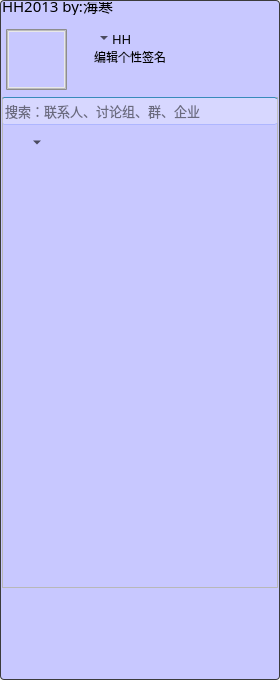
<?xml version="1.0" encoding="UTF-8"?>
<ui version="4.0">
 <class>Widget</class>
 <widget class="QWidget" name="Widget">
  <property name="geometry">
   <rect>
    <x>0</x>
    <y>0</y>
    <width>280</width>
    <height>680</height>
   </rect>
  </property>
  <property name="windowTitle">
   <string>Widget</string>
  </property>
  <widget class="QFrame" name="main_bkg_frame">
   <property name="geometry">
    <rect>
     <x>0</x>
     <y>0</y>
     <width>280</width>
     <height>680</height>
    </rect>
   </property>
   <property name="styleSheet">
    <string notr="true">QFrame#main_bkg_frame{
border-radius: 4px;

	background-color: rgb(59, 59, 59);
}</string>
   </property>
   <property name="frameShape">
    <enum>QFrame::StyledPanel</enum>
   </property>
   <property name="frameShadow">
    <enum>QFrame::Raised</enum>
   </property>
   <widget class="QFrame" name="main_frame">
    <property name="geometry">
     <rect>
      <x>1</x>
      <y>1</y>
      <width>278</width>
      <height>678</height>
     </rect>
    </property>
    <property name="focusPolicy">
     <enum>Qt::NoFocus</enum>
    </property>
    <property name="styleSheet">
     <string notr="true">QFrame#main_frame{
border-radius: 3px;
	background-color: rgb(200, 200, 255);
}</string>
    </property>
    <property name="frameShape">
     <enum>QFrame::Box</enum>
    </property>
    <property name="frameShadow">
     <enum>QFrame::Plain</enum>
    </property>
    <widget class="QWidget" name="main_widget" native="true">
     <property name="geometry">
      <rect>
       <x>1</x>
       <y>1</y>
       <width>276</width>
       <height>676</height>
      </rect>
     </property>
     <property name="styleSheet">
      <string notr="true">QWidget#main_widget{
border-radius: 3px;
	border-image: url(:/images/mainwindow/images/mainwindow/main_bkg.png);
}</string>
     </property>
     <widget class="QLabel" name="title">
      <property name="geometry">
       <rect>
        <x>0</x>
        <y>-7</y>
        <width>184</width>
        <height>20</height>
       </rect>
      </property>
      <property name="font">
       <font>
        <family>黑体</family>
        <pointsize>11</pointsize>
       </font>
      </property>
      <property name="styleSheet">
       <string notr="true">QLabel#title{padding-left:0px;
padding-top:0px;}</string>
      </property>
      <property name="text">
       <string>HH2013 by:海寒</string>
      </property>
      <property name="alignment">
       <set>Qt::AlignLeading|Qt::AlignLeft|Qt::AlignVCenter</set>
      </property>
     </widget>
     <widget class="QPushButton" name="btn_skin">
      <property name="geometry">
       <rect>
        <x>184</x>
        <y>-2</y>
        <width>28</width>
        <height>20</height>
       </rect>
      </property>
      <property name="focusPolicy">
       <enum>Qt::NoFocus</enum>
      </property>
      <property name="toolTip">
       <string>更改外观</string>
      </property>
      <property name="styleSheet">
       <string notr="true">QPushButton#btn_skin:hover{
	background-image: url(:/images/mainwindow/images/mainwindow/btn_Skin_highlight.png);

}

QPushButton#btn_skin:pressed{
	background-image: url(:/images/mainwindow/images/mainwindow/btn_Skin_down.png);

}

QPushButton#btn_skin{
	background-image: url(:/images/mainwindow/images/mainwindow/btn_Skin_normal.png);
border-top-right-radius: 0px;
}</string>
      </property>
      <property name="text">
       <string/>
      </property>
      <property name="flat">
       <bool>true</bool>
      </property>
     </widget>
     <widget class="QPushButton" name="btn_close">
      <property name="geometry">
       <rect>
        <x>239</x>
        <y>-2</y>
        <width>39</width>
        <height>20</height>
       </rect>
      </property>
      <property name="focusPolicy">
       <enum>Qt::NoFocus</enum>
      </property>
      <property name="toolTip">
       <string>关闭</string>
      </property>
      <property name="styleSheet">
       <string notr="true">QPushButton#btn_close:hover{
background-image:  url(:/images/btn_close_highlight.png);
}

QPushButton#btn_close:pressed{
background-image:  url(:/images/btn_close_down.png);
}

QPushButton#btn_close{
background-image: url(:/images/btn_close_normal.png);
border-top-right-radius: 10px;}</string>
      </property>
      <property name="text">
       <string/>
      </property>
      <property name="flat">
       <bool>true</bool>
      </property>
     </widget>
     <widget class="QPushButton" name="btn_mini">
      <property name="geometry">
       <rect>
        <x>211</x>
        <y>-2</y>
        <width>28</width>
        <height>20</height>
       </rect>
      </property>
      <property name="focusPolicy">
       <enum>Qt::NoFocus</enum>
      </property>
      <property name="toolTip">
       <string>最小化</string>
      </property>
      <property name="styleSheet">
       <string notr="true">QPushButton#btn_mini:hover{
background-image:  url(:/images/btn_mini_highlight.png);
}

QPushButton#btn_mini:pressed{
background-image:  url(:/images/btn_mini_down.png);
}

QPushButton#btn_mini{
background-image: url(:/images/btn_mini_normal.png);
border-top-right-radius: 0px;
}</string>
      </property>
      <property name="text">
       <string/>
      </property>
      <property name="flat">
       <bool>true</bool>
      </property>
     </widget>
     <widget class="QLabel" name="label">
      <property name="geometry">
       <rect>
        <x>2</x>
        <y>25</y>
        <width>65</width>
        <height>65</height>
       </rect>
      </property>
      <property name="styleSheet">
       <string notr="true">QLabel#label{
border:5px solid gray;

	border-top-color: qlineargradient(spread:pad, x1:0.506, y1:1, x2:0.510909, y2:0, stop:0 rgba(255, 255, 255, 255), stop:0.522727 rgba(136, 136, 136, 255), stop:0.5625 rgba(132, 179, 211, 0));
	border-right-color: qlineargradient(spread:pad, x1:0, y1:0.506, x2:1, y2:0.489, stop:0 rgba(255, 255, 255, 255), stop:0.522727 rgba(136, 136, 136, 255), stop:0.5625 rgba(132, 179, 211, 0));
	border-bottom-color: qlineargradient(spread:pad, x1:0.534, y1:0, x2:0.534, y2:1, stop:0 rgba(255, 255, 255, 255), stop:0.522727 rgba(136, 136, 136, 255), stop:0.5625 rgba(132, 179, 211, 0));
	border-left-color: qlineargradient(spread:pad, x1:1, y1:0.58, x2:0, y2:0.58, stop:0 rgba(255, 255, 255, 255), stop:0.522727 rgba(136, 136, 136, 255), stop:0.5625 rgba(132, 179, 211, 0));
	image: url(:/images/images/head/1_100.gif);
}


QLabel#label::hover{
	border:5px solid gray;
	
	border-top-color: qlineargradient(spread:pad, x1:0.477, y1:0, x2:0.483, y2:1, stop:0 rgba(255, 255, 255, 0), stop:0.210227 rgba(0, 153, 255, 200), stop:0.789773 rgba(80, 185, 255, 255), stop:0.863636 rgba(255, 255, 255, 255));
	border-right-color: qlineargradient(spread:pad, x1:1, y1:0.551136, x2:0, y2:0.545, stop:0 rgba(255, 255, 255, 0), stop:0.210227 rgba(0, 153, 255, 200), stop:0.789773 rgba(80, 185, 255, 255), stop:0.863636 rgba(255, 255, 255, 255));
	border-bottom-color: qlineargradient(spread:pad, x1:0.528, y1:1, x2:0.522727, y2:0, stop:0 rgba(255, 255, 255, 0), stop:0.210227 rgba(0, 153, 255, 200), stop:0.789773 rgba(80, 185, 255, 255), stop:0.863636 rgba(255, 255, 255, 255));
	border-left-color: qlineargradient(spread:pad, x1:0, y1:0.590909, x2:1, y2:0.58, stop:0 rgba(255, 255, 255, 0), stop:0.210227 rgba(0, 153, 255, 200), stop:0.789773 rgba(80, 185, 255, 255), stop:0.863636 rgba(255, 255, 255, 255));
}</string>
      </property>
      <property name="text">
       <string/>
      </property>
     </widget>
     <widget class="QToolButton" name="status">
      <property name="geometry">
       <rect>
        <x>73</x>
        <y>24</y>
        <width>35</width>
        <height>24</height>
       </rect>
      </property>
      <property name="text">
       <string/>
      </property>
      <property name="icon">
       <iconset resource="images.qrc">
        <normaloff>:/images/flag/images/flag/imonline.png</normaloff>:/images/flag/images/flag/imonline.png</iconset>
      </property>
      <property name="iconSize">
       <size>
        <width>20</width>
        <height>20</height>
       </size>
      </property>
      <property name="popupMode">
       <enum>QToolButton::MenuButtonPopup</enum>
      </property>
      <property name="toolButtonStyle">
       <enum>Qt::ToolButtonIconOnly</enum>
      </property>
      <property name="autoRaise">
       <bool>true</bool>
      </property>
      <property name="arrowType">
       <enum>Qt::NoArrow</enum>
      </property>
     </widget>
     <widget class="QLabel" name="nickname">
      <property name="geometry">
       <rect>
        <x>110</x>
        <y>24</y>
        <width>60</width>
        <height>25</height>
       </rect>
      </property>
      <property name="font">
       <font>
        <family>黑体</family>
        <pointsize>10</pointsize>
        <weight>50</weight>
        <bold>false</bold>
       </font>
      </property>
      <property name="text">
       <string>HH</string>
      </property>
     </widget>
     <widget class="QToolButton" name="toolButton">
      <property name="geometry">
       <rect>
        <x>160</x>
        <y>30</y>
        <width>20</width>
        <height>18</height>
       </rect>
      </property>
      <property name="text">
       <string/>
      </property>
      <property name="icon">
       <iconset>
        <normaloff>images/mainwindow/LV.png</normaloff>images/mainwindow/LV.png</iconset>
      </property>
      <property name="autoRaise">
       <bool>true</bool>
      </property>
     </widget>
     <widget class="QToolButton" name="toolButton_2">
      <property name="geometry">
       <rect>
        <x>180</x>
        <y>30</y>
        <width>30</width>
        <height>18</height>
       </rect>
      </property>
      <property name="text">
       <string/>
      </property>
      <property name="icon">
       <iconset>
        <normaloff>images/mainwindow/QQVIP_LIGHT.png</normaloff>images/mainwindow/QQVIP_LIGHT.png</iconset>
      </property>
      <property name="iconSize">
       <size>
        <width>30</width>
        <height>10</height>
       </size>
      </property>
      <property name="autoRaise">
       <bool>true</bool>
      </property>
     </widget>
     <widget class="QPushButton" name="pushButton">
      <property name="geometry">
       <rect>
        <x>220</x>
        <y>25</y>
        <width>50</width>
        <height>50</height>
       </rect>
      </property>
      <property name="cursor">
       <cursorShape>PointingHandCursor</cursorShape>
      </property>
      <property name="styleSheet">
       <string notr="true">border-image: url(:/images/mainwindow/images/mainwindow/weather.png);</string>
      </property>
      <property name="text">
       <string/>
      </property>
      <property name="flat">
       <bool>true</bool>
      </property>
     </widget>
     <widget class="QToolButton" name="toolButton_3">
      <property name="geometry">
       <rect>
        <x>73</x>
        <y>43</y>
        <width>140</width>
        <height>24</height>
       </rect>
      </property>
      <property name="text">
       <string>编辑个性签名         </string>
      </property>
      <property name="autoRaise">
       <bool>true</bool>
      </property>
     </widget>
     <widget class="QToolButton" name="toolButton_4">
      <property name="geometry">
       <rect>
        <x>73</x>
        <y>68</y>
        <width>23</width>
        <height>23</height>
       </rect>
      </property>
      <property name="text">
       <string/>
      </property>
      <property name="icon">
       <iconset resource="images.qrc">
        <normaloff>:/images/mainTopToolBar/images/mainTopToolBar/qzone.png</normaloff>:/images/mainTopToolBar/images/mainTopToolBar/qzone.png</iconset>
      </property>
      <property name="autoRaise">
       <bool>true</bool>
      </property>
     </widget>
     <widget class="QToolButton" name="toolButton_5">
      <property name="geometry">
       <rect>
        <x>93</x>
        <y>68</y>
        <width>23</width>
        <height>23</height>
       </rect>
      </property>
      <property name="text">
       <string/>
      </property>
      <property name="icon">
       <iconset resource="images.qrc">
        <normaloff>:/images/mainTopToolBar/images/mainTopToolBar/wblog.png</normaloff>:/images/mainTopToolBar/images/mainTopToolBar/wblog.png</iconset>
      </property>
      <property name="autoRaise">
       <bool>true</bool>
      </property>
     </widget>
     <widget class="QToolButton" name="toolButton_6">
      <property name="geometry">
       <rect>
        <x>113</x>
        <y>68</y>
        <width>23</width>
        <height>23</height>
       </rect>
      </property>
      <property name="text">
       <string/>
      </property>
      <property name="icon">
       <iconset resource="images.qrc">
        <normaloff>:/images/mainTopToolBar/images/mainTopToolBar/mail.png</normaloff>:/images/mainTopToolBar/images/mainTopToolBar/mail.png</iconset>
      </property>
      <property name="autoRaise">
       <bool>true</bool>
      </property>
     </widget>
     <widget class="QToolButton" name="toolButton_7">
      <property name="geometry">
       <rect>
        <x>133</x>
        <y>68</y>
        <width>23</width>
        <height>23</height>
       </rect>
      </property>
      <property name="text">
       <string/>
      </property>
      <property name="icon">
       <iconset resource="images.qrc">
        <normaloff>:/images/mainTopToolBar/images/mainTopToolBar/friend.png</normaloff>:/images/mainTopToolBar/images/mainTopToolBar/friend.png</iconset>
      </property>
      <property name="autoRaise">
       <bool>true</bool>
      </property>
     </widget>
     <widget class="QToolButton" name="toolButton_8">
      <property name="geometry">
       <rect>
        <x>153</x>
        <y>68</y>
        <width>23</width>
        <height>23</height>
       </rect>
      </property>
      <property name="text">
       <string/>
      </property>
      <property name="icon">
       <iconset resource="images.qrc">
        <normaloff>:/images/mainTopToolBar/images/mainTopToolBar/paipai.png</normaloff>:/images/mainTopToolBar/images/mainTopToolBar/paipai.png</iconset>
      </property>
      <property name="autoRaise">
       <bool>true</bool>
      </property>
     </widget>
     <widget class="QToolButton" name="toolButton_9">
      <property name="geometry">
       <rect>
        <x>173</x>
        <y>68</y>
        <width>23</width>
        <height>23</height>
       </rect>
      </property>
      <property name="text">
       <string/>
      </property>
      <property name="icon">
       <iconset resource="images.qrc">
        <normaloff>:/images/mainTopToolBar/images/mainTopToolBar/purse.png</normaloff>:/images/mainTopToolBar/images/mainTopToolBar/purse.png</iconset>
      </property>
      <property name="autoRaise">
       <bool>true</bool>
      </property>
     </widget>
     <widget class="QToolButton" name="toolButton_10">
      <property name="geometry">
       <rect>
        <x>193</x>
        <y>68</y>
        <width>23</width>
        <height>23</height>
       </rect>
      </property>
      <property name="text">
       <string/>
      </property>
      <property name="icon">
       <iconset resource="images.qrc">
        <normaloff>:/images/mainTopToolBar/images/mainTopToolBar/soso.png</normaloff>:/images/mainTopToolBar/images/mainTopToolBar/soso.png</iconset>
      </property>
      <property name="autoRaise">
       <bool>true</bool>
      </property>
     </widget>
     <widget class="QFrame" name="frame">
      <property name="geometry">
       <rect>
        <x>0</x>
        <y>95</y>
        <width>276</width>
        <height>491</height>
       </rect>
      </property>
      <property name="frameShape">
       <enum>QFrame::StyledPanel</enum>
      </property>
      <property name="frameShadow">
       <enum>QFrame::Raised</enum>
      </property>
      <widget class="QLineEdit" name="main_search">
       <property name="geometry">
        <rect>
         <x>0</x>
         <y>0</y>
         <width>276</width>
         <height>28</height>
        </rect>
       </property>
       <property name="font">
        <font>
         <family>华文细黑</family>
         <pointsize>10</pointsize>
        </font>
       </property>
       <property name="styleSheet">
        <string notr="true">QLineEdit#main_search{
border-radius: 3px;
	border:1px solid gray;
	background-color: rgba(255, 255, 255, 70);
	
	border-top-color: rgb(56, 139, 187);
	border-bottom-color: rgb(174, 182, 255);
	border-right-color: rgba(255, 255, 255, 0);
border-left-color: rgba(255, 255, 255, 0);
padding-right:30px;

}</string>
       </property>
       <property name="frame">
        <bool>false</bool>
       </property>
       <property name="placeholderText">
        <string>搜索：联系人、讨论组、群、企业</string>
       </property>
      </widget>
      <widget class="QToolButton" name="toolButton_12">
       <property name="geometry">
        <rect>
         <x>0</x>
         <y>30</y>
         <width>41</width>
         <height>31</height>
        </rect>
       </property>
       <property name="text">
        <string/>
       </property>
       <property name="popupMode">
        <enum>QToolButton::MenuButtonPopup</enum>
       </property>
       <property name="toolButtonStyle">
        <enum>Qt::ToolButtonTextBesideIcon</enum>
       </property>
       <property name="autoRaise">
        <bool>true</bool>
       </property>
       <property name="arrowType">
        <enum>Qt::NoArrow</enum>
       </property>
      </widget>
      <widget class="QLabel" name="label_3">
       <property name="geometry">
        <rect>
         <x>252</x>
         <y>4</y>
         <width>22</width>
         <height>22</height>
        </rect>
       </property>
       <property name="styleSheet">
        <string notr="true">border-image: url(:/images/mainwindow/images/mainwindow/icon_search_normal.png);</string>
       </property>
       <property name="text">
        <string/>
       </property>
      </widget>
     </widget>
     <widget class="QToolButton" name="toolButton_11">
      <property name="geometry">
       <rect>
        <x>252</x>
        <y>70</y>
        <width>23</width>
        <height>23</height>
       </rect>
      </property>
      <property name="text">
       <string/>
      </property>
      <property name="icon">
       <iconset resource="images.qrc">
        <normaloff>:/images/mainTopToolBar/images/mainTopToolBar/messagebox16xp.png</normaloff>:/images/mainTopToolBar/images/mainTopToolBar/messagebox16xp.png</iconset>
      </property>
      <property name="iconSize">
       <size>
        <width>14</width>
        <height>14</height>
       </size>
      </property>
      <property name="autoRaise">
       <bool>true</bool>
      </property>
     </widget>
    </widget>
   </widget>
  </widget>
 </widget>
 <layoutdefault spacing="6" margin="11"/>
 <resources>
  <include location="images.qrc"/>
 </resources>
 <connections>
  <connection>
   <sender>btn_close</sender>
   <signal>clicked()</signal>
   <receiver>Widget</receiver>
   <slot>close()</slot>
   <hints>
    <hint type="sourcelabel">
     <x>254</x>
     <y>9</y>
    </hint>
    <hint type="destinationlabel">
     <x>307</x>
     <y>31</y>
    </hint>
   </hints>
  </connection>
  <connection>
   <sender>btn_mini</sender>
   <signal>clicked()</signal>
   <receiver>main_widget</receiver>
   <slot>showMinimized()</slot>
   <hints>
    <hint type="sourcelabel">
     <x>232</x>
     <y>6</y>
    </hint>
    <hint type="destinationlabel">
     <x>275</x>
     <y>43</y>
    </hint>
   </hints>
  </connection>
 </connections>
</ui>
